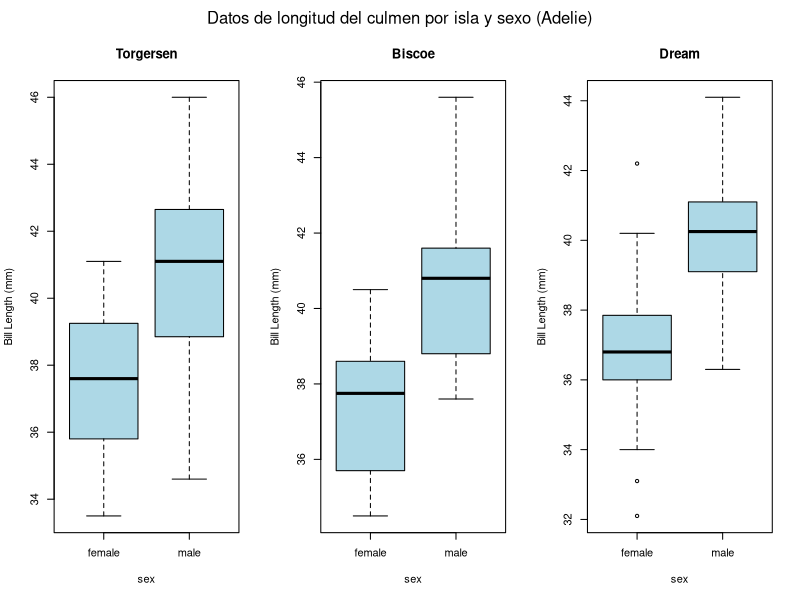
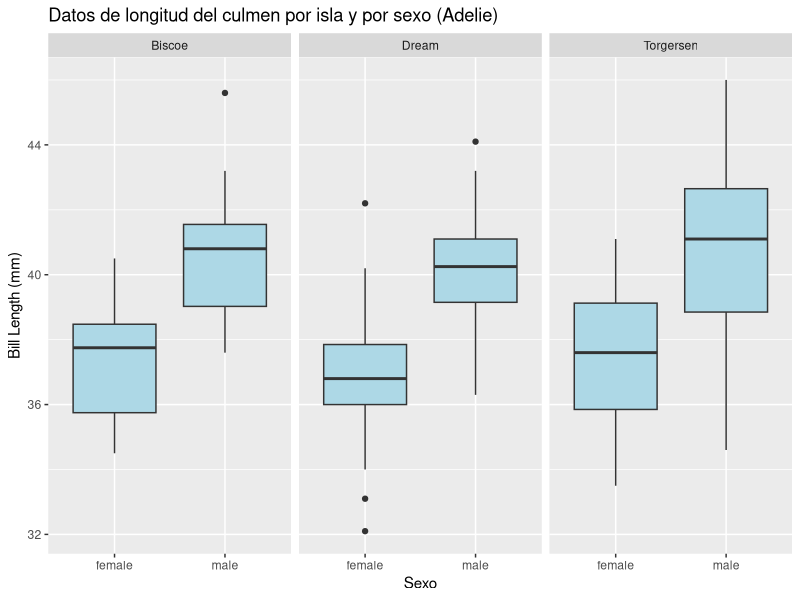
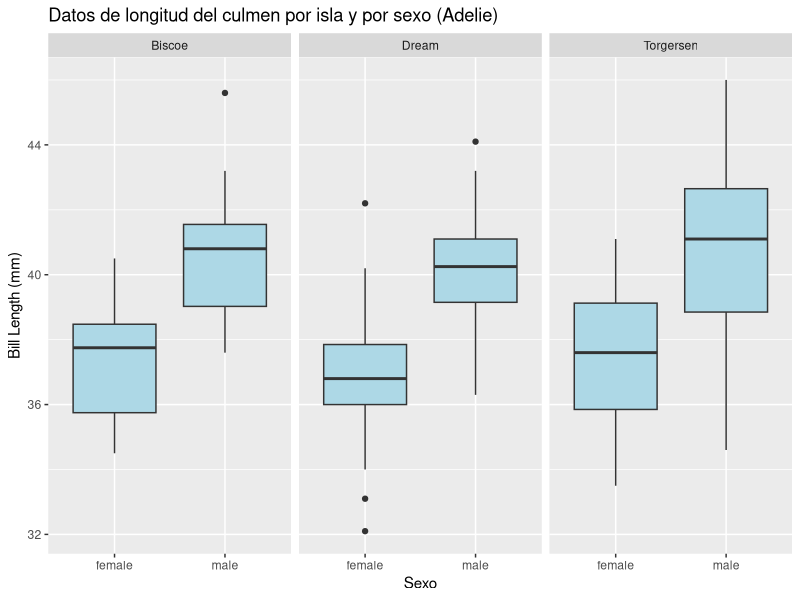

These figures' R source, in order:
## ---- chunk 1
#| eval: true
#| echo: false
#| out.width: "100%"
#| fig.height: 8
#| fig.width: 10

library(tidyverse)
library(here)
penguins <- read_csv(here("data/palmer_penguins.csv")) %>% 
  na.omit()

penguins_adelie <- penguins[penguins$species == "Adelie", ]

# definir area de grafico
par(mfrow = c(1, 3), oma = c(0, 0, 2, 0))

# Lista de islas
islas <- unique(penguins_adelie$island)

# forloop para islas 
for (isla in islas) {
  boxplot(bill_length_mm ~ sex, 
          data = filter(penguins_adelie, island == isla),
          main = isla,
          ylab = "Bill Length (mm)",
          col = "lightblue")
}

# Agregar titulo 
mtext("Datos de longitud del culmen por isla y sexo (Adelie)", outer = TRUE)
## ---- chunk 2
#| eval: true
#| echo: false
#| out.width: "100%"
#| fig.height: 8
#| fig.width: 10

library(tidyverse)
library(here)
penguins <- read_csv(here("data/palmer_penguins.csv")) %>% 
  na.omit()

penguins %>% 
  filter(species == "Adelie") %>% 
  ggplot(aes(x = sex, y = bill_length_mm))+
  geom_boxplot(fill = "lightblue")+
  facet_wrap(~island)+
  labs(title = "Datos de longitud del culmen por isla y por sexo (Adelie)",
       y = "Bill Length (mm)",
       x = "Sexo")
## ---- chunk 3
#| eval: true
#| echo: false

penguins %>% 
  filter(species == "Adelie") %>% 
  ggplot(aes(x = sex, y = bill_length_mm))+
  geom_boxplot(fill = "lightblue")+
  facet_wrap(~island)+
  labs(title = "Datos de longitud del culmen por isla y por sexo (Adelie)",
       y = "Bill Length (mm)",
       x = "Sexo")

